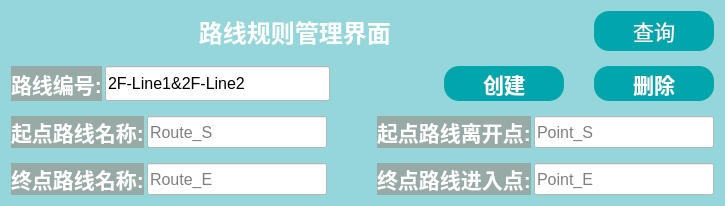
          <widget class="QWidget" name="widget_4" native="true">
           <property name="minimumSize">
            <size>
             <width>0</width>
             <height>0</height>
            </size>
           </property>
           <property name="maximumSize">
            <size>
             <width>167777</width>
             <height>167777</height>
            </size>
           </property>
           <property name="styleSheet">
            <string notr="true">background-color: rgb(148, 214, 218);</string>
           </property>
           <layout class="QGridLayout" name="gridLayout_7">
            <item row="0" column="0">
             <layout class="QVBoxLayout" name="verticalLayout_3">
              <property name="spacing">
               <number>15</number>
              </property>
              <item>
               <layout class="QHBoxLayout" name="horizontalLayout_23">
                <item>
                 <spacer name="horizontalSpacer_7">
                  <property name="orientation">
                   <enum>Qt::Horizontal</enum>
                  </property>
                  <property name="sizeHint" stdset="0">
                   <size>
                    <width>40</width>
                    <height>20</height>
                   </size>
                  </property>
                 </spacer>
                </item>
                <item>
                 <widget class="QLabel" name="label_19">
                  <property name="maximumSize">
                   <size>
                    <width>16777215</width>
                    <height>45</height>
                   </size>
                  </property>
                  <property name="font">
                   <font>
                    <pointsize>18</pointsize>
                    <weight>75</weight>
                    <bold>true</bold>
                   </font>
                  </property>
                  <property name="styleSheet">
                   <string notr="true">color:#ffffff</string>
                  </property>
                  <property name="text">
                   <string>   路线规则管理界面   </string>
                  </property>
                 </widget>
                </item>
                <item>
                 <spacer name="horizontalSpacer_11">
                  <property name="orientation">
                   <enum>Qt::Horizontal</enum>
                  </property>
                  <property name="sizeHint" stdset="0">
                   <size>
                    <width>40</width>
                    <height>20</height>
                   </size>
                  </property>
                 </spacer>
                </item>
                <item>
                 <widget class="QPushButton" name="query_rule">
                  <property name="sizePolicy">
                   <sizepolicy hsizetype="Preferred" vsizetype="Preferred">
                    <horstretch>0</horstretch>
                    <verstretch>0</verstretch>
                   </sizepolicy>
                  </property>
                  <property name="minimumSize">
                   <size>
                    <width>120</width>
                    <height>40</height>
                   </size>
                  </property>
                  <property name="maximumSize">
                   <size>
                    <width>120</width>
                    <height>40</height>
                   </size>
                  </property>
                  <property name="font">
                   <font>
                    <pointsize>16</pointsize>
                   </font>
                  </property>
                  <property name="styleSheet">
                   <string notr="true">color: white;  
border: 2px groove gray;
border-radius:15px;border:none;
background-color: rgb(0, 166, 172);</string>
                  </property>
                  <property name="text">
                   <string>查询</string>
                  </property>
                 </widget>
                </item>
               </layout>
              </item>
              <item>
               <layout class="QHBoxLayout" name="horizontalLayout_17" stretch="5,1,1">
                <property name="spacing">
                 <number>50</number>
                </property>
                <item>
                 <layout class="QHBoxLayout" name="horizontalLayout_91" stretch="1,10">
                  <property name="spacing">
                   <number>3</number>
                  </property>
                  <item>
                   <widget class="QLabel" name="label_54">
                    <property name="font">
                     <font>
                      <pointsize>16</pointsize>
                      <weight>75</weight>
                      <bold>true</bold>
                     </font>
                    </property>
                    <property name="styleSheet">
                     <string notr="true">color:#ffffff;
background-color: rgb(170, 255, 127);
background-color: rgb(151, 170, 166);</string>
                    </property>
                    <property name="text">
                     <string>路线编号:</string>
                    </property>
                   </widget>
                  </item>
                  <item>
                   <widget class="QLineEdit" name="keyId">
                    <property name="sizePolicy">
                     <sizepolicy hsizetype="Expanding" vsizetype="Preferred">
                      <horstretch>0</horstretch>
                      <verstretch>0</verstretch>
                     </sizepolicy>
                    </property>
                    <property name="minimumSize">
                     <size>
                      <width>30</width>
                      <height>0</height>
                     </size>
                    </property>
                    <property name="maximumSize">
                     <size>
                      <width>16777215</width>
                      <height>45</height>
                     </size>
                    </property>
                    <property name="font">
                     <font>
                      <pointsize>12</pointsize>
                     </font>
                    </property>
                    <property name="styleSheet">
                     <string notr="true">background-color: rgb(255, 255, 255);</string>
                    </property>
                    <property name="text">
                     <string>2F-Line1&amp;2F-Line2</string>
                    </property>
                    <property name="placeholderText">
                     <string>Line1-Line2</string>
                    </property>
                   </widget>
                  </item>
                 </layout>
                </item>
                <item>
                 <spacer name="horizontalSpacer_3">
                  <property name="orientation">
                   <enum>Qt::Horizontal</enum>
                  </property>
                  <property name="sizeHint" stdset="0">
                   <size>
                    <width>40</width>
                    <height>20</height>
                   </size>
                  </property>
                 </spacer>
                </item>
                <item>
                 <layout class="QHBoxLayout" name="horizontalLayout_16">
                  <property name="spacing">
                   <number>30</number>
                  </property>
                  <item>
                   <widget class="QPushButton" name="add_rule">
                    <property name="sizePolicy">
                     <sizepolicy hsizetype="Preferred" vsizetype="Preferred">
                      <horstretch>0</horstretch>
                      <verstretch>0</verstretch>
                     </sizepolicy>
                    </property>
                    <property name="minimumSize">
                     <size>
                      <width>120</width>
                      <height>35</height>
                     </size>
                    </property>
                    <property name="maximumSize">
                     <size>
                      <width>16777215</width>
                      <height>45</height>
                     </size>
                    </property>
                    <property name="font">
                     <font>
                      <pointsize>16</pointsize>
                      <weight>75</weight>
                      <bold>true</bold>
                     </font>
                    </property>
                    <property name="styleSheet">
                     <string notr="true">color: white;  
border: 2px groove gray;
border-radius:15px;border:none;
background-color: rgb(0, 166, 172);
</string>
                    </property>
                    <property name="text">
                     <string>创建</string>
                    </property>
                   </widget>
                  </item>
                  <item>
                   <widget class="QPushButton" name="delete_rule">
                    <property name="sizePolicy">
                     <sizepolicy hsizetype="Preferred" vsizetype="Preferred">
                      <horstretch>0</horstretch>
                      <verstretch>0</verstretch>
                     </sizepolicy>
                    </property>
                    <property name="minimumSize">
                     <size>
                      <width>120</width>
                      <height>0</height>
                     </size>
                    </property>
                    <property name="maximumSize">
                     <size>
                      <width>16777215</width>
                      <height>45</height>
                     </size>
                    </property>
                    <property name="font">
                     <font>
                      <pointsize>16</pointsize>
                      <weight>75</weight>
                      <bold>true</bold>
                     </font>
                    </property>
                    <property name="styleSheet">
                     <string notr="true">color: white;  
border: 2px groove gray;
border-radius:15px;border:none;
background-color: rgb(0, 166, 172);
</string>
                    </property>
                    <property name="text">
                     <string>删除</string>
                    </property>
                   </widget>
                  </item>
                 </layout>
                </item>
               </layout>
              </item>
              <item>
               <layout class="QHBoxLayout" name="horizontalLayout_6" stretch="1,1">
                <property name="spacing">
                 <number>50</number>
                </property>
                <item>
                 <layout class="QHBoxLayout" name="horizontalLayout_88" stretch="1,10">
                  <property name="spacing">
                   <number>3</number>
                  </property>
                  <item>
                   <widget class="QLabel" name="label_51">
                    <property name="font">
                     <font>
                      <pointsize>16</pointsize>
                      <weight>75</weight>
                      <bold>true</bold>
                     </font>
                    </property>
                    <property name="styleSheet">
                     <string notr="true">color:#ffffff;
background-color: rgb(170, 255, 127);
background-color: rgb(151, 170, 166);</string>
                    </property>
                    <property name="text">
                     <string>起点路线名称:</string>
                    </property>
                   </widget>
                  </item>
                  <item>
                   <widget class="QLineEdit" name="assistRoute_S">
                    <property name="sizePolicy">
                     <sizepolicy hsizetype="Expanding" vsizetype="Preferred">
                      <horstretch>0</horstretch>
                      <verstretch>0</verstretch>
                     </sizepolicy>
                    </property>
                    <property name="minimumSize">
                     <size>
                      <width>180</width>
                      <height>30</height>
                     </size>
                    </property>
                    <property name="maximumSize">
                     <size>
                      <width>16777215</width>
                      <height>45</height>
                     </size>
                    </property>
                    <property name="font">
                     <font>
                      <pointsize>12</pointsize>
                     </font>
                    </property>
                    <property name="styleSheet">
                     <string notr="true">background-color: rgb(255, 255, 255);</string>
                    </property>
                    <property name="text">
                     <string/>
                    </property>
                    <property name="placeholderText">
                     <string>Route_S</string>
                    </property>
                   </widget>
                  </item>
                 </layout>
                </item>
                <item>
                 <layout class="QHBoxLayout" name="horizontalLayout_86" stretch="1,10">
                  <property name="spacing">
                   <number>3</number>
                  </property>
                  <item>
                   <widget class="QLabel" name="label_49">
                    <property name="font">
                     <font>
                      <pointsize>16</pointsize>
                      <weight>75</weight>
                      <bold>true</bold>
                     </font>
                    </property>
                    <property name="styleSheet">
                     <string notr="true">color:#ffffff;
background-color: rgb(170, 255, 127);
background-color: rgb(151, 170, 166);</string>
                    </property>
                    <property name="text">
                     <string>起点路线离开点:</string>
                    </property>
                   </widget>
                  </item>
                  <item>
                   <widget class="QLineEdit" name="assistPoint_S">
                    <property name="sizePolicy">
                     <sizepolicy hsizetype="Expanding" vsizetype="Preferred">
                      <horstretch>0</horstretch>
                      <verstretch>0</verstretch>
                     </sizepolicy>
                    </property>
                    <property name="minimumSize">
                     <size>
                      <width>180</width>
                      <height>0</height>
                     </size>
                    </property>
                    <property name="maximumSize">
                     <size>
                      <width>16777215</width>
                      <height>45</height>
                     </size>
                    </property>
                    <property name="font">
                     <font>
                      <pointsize>12</pointsize>
                     </font>
                    </property>
                    <property name="styleSheet">
                     <string notr="true">background-color: rgb(255, 255, 255);</string>
                    </property>
                    <property name="text">
                     <string/>
                    </property>
                    <property name="placeholderText">
                     <string>Point_S</string>
                    </property>
                   </widget>
                  </item>
                 </layout>
                </item>
               </layout>
              </item>
              <item>
               <layout class="QHBoxLayout" name="horizontalLayout_8" stretch="1,1">
                <property name="spacing">
                 <number>50</number>
                </property>
                <item>
                 <layout class="QHBoxLayout" name="horizontalLayout_90" stretch="1,10">
                  <property name="spacing">
                   <number>3</number>
                  </property>
                  <item>
                   <widget class="QLabel" name="label_53">
                    <property name="font">
                     <font>
                      <pointsize>16</pointsize>
                      <weight>75</weight>
                      <bold>true</bold>
                     </font>
                    </property>
                    <property name="styleSheet">
                     <string notr="true">color:#ffffff;
background-color: rgb(170, 255, 127);
background-color: rgb(151, 170, 166);</string>
                    </property>
                    <property name="text">
                     <string>终点路线名称:</string>
                    </property>
                   </widget>
                  </item>
                  <item>
                   <widget class="QLineEdit" name="assistRoute_E">
                    <property name="sizePolicy">
                     <sizepolicy hsizetype="Expanding" vsizetype="Preferred">
                      <horstretch>0</horstretch>
                      <verstretch>0</verstretch>
                     </sizepolicy>
                    </property>
                    <property name="minimumSize">
                     <size>
                      <width>180</width>
                      <height>30</height>
                     </size>
                    </property>
                    <property name="maximumSize">
                     <size>
                      <width>16777215</width>
                      <height>45</height>
                     </size>
                    </property>
                    <property name="font">
                     <font>
                      <pointsize>12</pointsize>
                     </font>
                    </property>
                    <property name="styleSheet">
                     <string notr="true">background-color: rgb(255, 255, 255);</string>
                    </property>
                    <property name="text">
                     <string/>
                    </property>
                    <property name="placeholderText">
                     <string>Route_E</string>
                    </property>
                   </widget>
                  </item>
                 </layout>
                </item>
                <item>
                 <layout class="QHBoxLayout" name="horizontalLayout_87" stretch="1,10">
                  <property name="spacing">
                   <number>3</number>
                  </property>
                  <item>
                   <widget class="QLabel" name="label_50">
                    <property name="font">
                     <font>
                      <pointsize>16</pointsize>
                      <weight>75</weight>
                      <bold>true</bold>
                     </font>
                    </property>
                    <property name="styleSheet">
                     <string notr="true">color:#ffffff;
background-color: rgb(170, 255, 127);
background-color: rgb(151, 170, 166);</string>
                    </property>
                    <property name="text">
                     <string>终点路线进入点:</string>
                    </property>
                   </widget>
                  </item>
                  <item>
                   <widget class="QLineEdit" name="assistPoint_E">
                    <property name="sizePolicy">
                     <sizepolicy hsizetype="Expanding" vsizetype="Preferred">
                      <horstretch>0</horstretch>
                      <verstretch>0</verstretch>
                     </sizepolicy>
                    </property>
                    <property name="minimumSize">
                     <size>
                      <width>180</width>
                      <height>0</height>
                     </size>
                    </property>
                    <property name="maximumSize">
                     <size>
                      <width>16777215</width>
                      <height>45</height>
                     </size>
                    </property>
                    <property name="font">
                     <font>
                      <pointsize>12</pointsize>
                     </font>
                    </property>
                    <property name="styleSheet">
                     <string notr="true">background-color: rgb(255, 255, 255);</string>
                    </property>
                    <property name="text">
                     <string/>
                    </property>
                    <property name="placeholderText">
                     <string>Point_E</string>
                    </property>
                   </widget>
                  </item>
                 </layout>
                </item>
               </layout>
              </item>
             </layout>
            </item>
           </layout>
          </widget>
